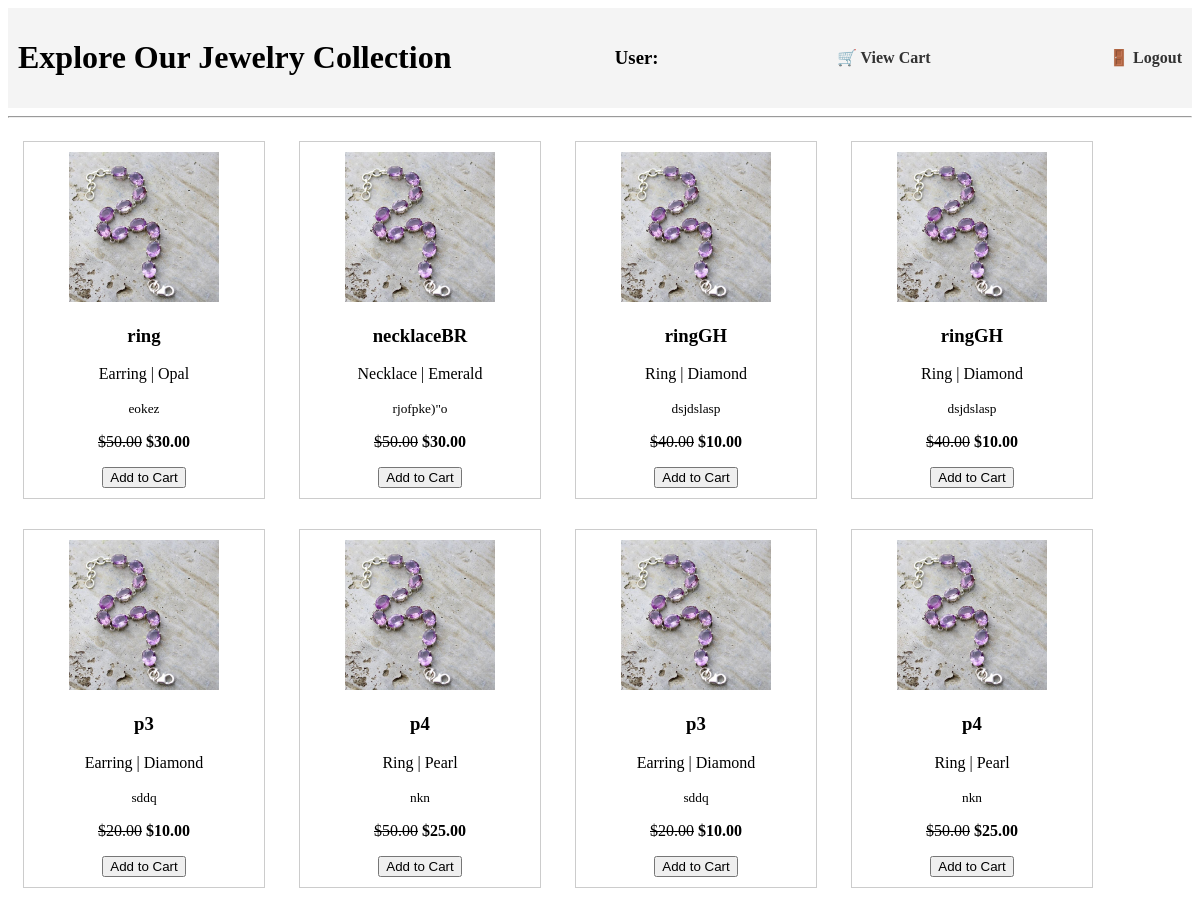
Page /dashboard.php on the committed database.
### tables this page shows
CREATE TABLE IF NOT EXISTS `products` (
  `id` int NOT NULL AUTO_INCREMENT,
  `name` varchar(255) NOT NULL,
  `description` text,
  `price` decimal(10,2) NOT NULL,
  `discount_price` decimal(10,2) DEFAULT NULL,
  `category` enum('Ring','Earring','Necklace','Bracelet') NOT NULL,
  `gem_type` enum('Diamond','Pearl','Opal','Lapis','Ruby','Emerald','Amethyst','Sapphire') NOT NULL,
  `size` varchar(20) DEFAULT NULL,
  `image_path` varchar(255) NOT NULL,
  `availability` enum('In Stock','Out of Stock') DEFAULT 'In Stock',
  `created_at` timestamp NULL DEFAULT CURRENT_TIMESTAMP,
  `updated_at` timestamp NULL DEFAULT CURRENT_TIMESTAMP ON UPDATE CURRENT_TIMESTAMP,
  PRIMARY KEY (`id`),
  KEY `idx_products_category` (`category`),
  KEY `idx_products_gem_type` (`gem_type`)
);

### dashboard.php (the view, shortened to what this page needs)
<?php
require 'db_connection.php';
$sql = "SELECT * FROM products WHERE availability = 'In Stock' AND discount_price IS NOT NULL" ;
$result = mysqli_query($conn, $sql);
?>
<!DOCTYPE html>
<html>
<head>
</head>
<body>
<div class="navbar">
	<h1>Explore Our Jewelry Collection</h1>
	<h3>User:<?php echo $_SESSION['client_name'];?></h3>
    <a href="cart.php">🛒 View Cart</a>
    <a href="logout.php">🚪 Logout</a>
</div>
<hr>
<?php while ($row = mysqli_fetch_assoc($result)): ?>
    <div class="product">
        <img src="<?php echo htmlspecialchars($row['image_path']); ?>" alt="Product Image">
        <h3><?php echo htmlspecialchars($row['name']); ?></h3>
        <p><?php echo htmlspecialchars($row['category']) . " | " . htmlspecialchars($row['gem_type']); ?></p>
        <p><small><?php echo htmlspecialchars($row['description']); ?></small></p>
        <?php if ($row['discount_price']): ?>
            <p><del>$<?php echo $row['price']; ?></del> <strong>$<?php echo $row['discount_price']; ?></strong></p>
        <?php else: ?>
            <p><strong>$<?php echo $row['price']; ?></strong></p>
        <?php endif; ?>
        <form method="POST" action="add_to_cart.php">
            <input type="submit" value="Add to Cart">
        </form>
    </div>
<?php endwhile; ?>
</body>
</html>

### dashboard.php (style rules this page uses)
.product { border: 1px solid #ccc; padding: 10px; margin: 15px; width: 220px; display: inline-block; vertical-align: top; text-align: center; }
img { max-width: 100%; height: 150px; object-fit: cover; }
.navbar { background-color: #f4f4f4; padding: 10px; text-align: right; display:flex; justify-content:space-between; align-items:center; }
.navbar a { margin-left: 15px; text-decoration: none; font-weight: bold; color: #333; }

### rows in the picture
products: name "ring", category "Earring", gem_type "Opal", description "eokez", price "50.00", discount_price "30.00"
products: name "necklaceBR", category "Necklace", gem_type "Emerald", description "rjofpke)\"o", price "50.00", discount_price "30.00"
products: name "ringGH", category "Ring", gem_type "Diamond", description "dsjdslasp", price "40.00", discount_price "10.00"
products: name "ringGH", category "Ring", gem_type "Diamond", description "dsjdslasp", price "40.00", discount_price "10.00"
products: name "p3", category "Earring", gem_type "Diamond", description "sddq", price "20.00", discount_price "10.00"
products: name "p4", category "Ring", gem_type "Pearl", description "nkn", price "50.00", discount_price "25.00"
products: name "p3", category "Earring", gem_type "Diamond", description "sddq", price "20.00", discount_price "10.00"
products: name "p4", category "Ring", gem_type "Pearl", description "nkn", price "50.00", discount_price "25.00"
